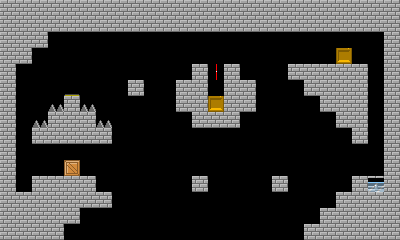

This game map was drawn from its Tiled (.tmx) file and the tilesets committed beside it. A one-line description and the full map source follow:
An orthogonal 25x15 tile map with 16x16 px tiles, 1 tile layer (top) and 12 objects (5x spikes, 2x door, box, pressureplate, fan, ...).

<map version="1.0" orientation="orthogonal" renderorder="right-down" width="25" height="15" tilewidth="16" tileheight="16" nextobjectid="48">
 <tileset firstgid="1" name="base" tilewidth="16" tileheight="16" spacing="1" tilecount="20" columns="20">
  <image source="../../graphics/objects.png" width="340" height="17" />
 </tileset>
 <layer name="top" width="25" height="15">
  <properties>
   <property name="height" value="15" />
   <property name="width" value="25" />
  </properties>
  <data encoding="csv">
1,1,1,1,1,1,1,1,1,1,1,1,1,1,1,1,1,1,1,1,1,1,1,1,1,
1,1,1,1,1,1,1,1,1,1,1,1,1,1,1,1,1,1,1,1,1,1,1,1,1,
1,1,1,0,0,0,0,0,0,0,0,0,0,0,0,0,0,0,0,0,0,0,0,0,1,
1,1,0,0,0,0,0,0,0,0,0,0,0,0,0,0,0,0,0,0,0,8,0,0,1,
1,0,0,0,0,0,0,0,0,0,0,0,1,17,1,0,0,0,1,1,1,1,1,0,1,
1,0,0,0,6,0,0,0,1,0,0,1,1,0,1,1,0,0,0,1,1,1,1,0,1,
1,0,0,10,1,10,0,0,0,0,0,1,1,8,1,1,0,0,0,0,1,1,1,0,1,
1,0,10,1,1,1,10,0,0,0,0,0,1,1,1,0,0,0,0,0,0,1,1,0,1,
1,0,1,1,1,1,1,0,0,0,0,0,0,0,0,0,0,0,0,0,0,0,1,0,1,
1,0,0,0,0,0,0,0,0,0,0,0,0,0,0,0,0,0,0,0,0,0,0,0,1,
1,0,0,0,4,0,0,0,0,0,0,0,0,0,0,0,0,0,0,0,0,0,0,0,1,
1,0,1,1,1,1,0,0,0,0,0,0,1,0,0,0,0,1,0,0,0,0,1,7,1,
1,1,1,1,1,1,1,0,0,0,0,0,0,0,0,0,0,0,0,0,0,1,1,1,1,
1,1,1,1,1,0,0,0,0,0,0,0,0,0,0,0,0,0,0,0,1,1,1,1,1,
1,1,1,1,0,0,0,0,0,0,0,0,0,0,0,0,0,0,0,1,1,1,1,1,1
</data>
 </layer>
 <objectgroup name="topObjects">
  <object id="31" name="box" x="64" y="160" width="16" height="16" />
  <object id="32" name="pressureplate" x="64" y="80" width="16" height="16">
   <properties>
    <property name="link" value="top;208;64;" />
   </properties>
  </object>
  <object id="33" name="door" x="336" y="48" width="16" height="16">
   <properties>
    <property name="start" value="true" />
   </properties>
  </object>
  <object id="34" name="fan" x="368" y="176" width="16" height="16">
   <properties>
    <property name="maxheight" value="7" />
   </properties>
  </object>
  <object id="35" name="spikes" x="48" y="96" width="16" height="16">
   <properties>
    <property name="width" value="1" />
   </properties>
  </object>
  <object id="36" name="spikes" x="48" y="96" width="16" height="16">
   <properties>
    <property name="width" value="16" />
   </properties>
  </object>
  <object id="40" name="spikes" x="32" y="112" width="16" height="16">
   <properties>
    <property name="width" value="16" />
   </properties>
  </object>
  <object id="41" name="spikes" x="80" y="96" width="16" height="16">
   <properties>
    <property name="width" value="16" />
   </properties>
  </object>
  <object id="42" name="spikes" x="96" y="112" width="16" height="16">
   <properties>
    <property name="width" value="16" />
   </properties>
  </object>
  <object id="43" name="laser" x="208" y="64" width="16" height="16">
   <properties>
    <property name="width" value="1" />
   </properties>
  </object>
  <object id="45" name="door" x="208" y="96" width="16" height="16" />
  <object id="47" name="lava" x="64" y="224" width="240" height="16" />
 </objectgroup>
</map>
